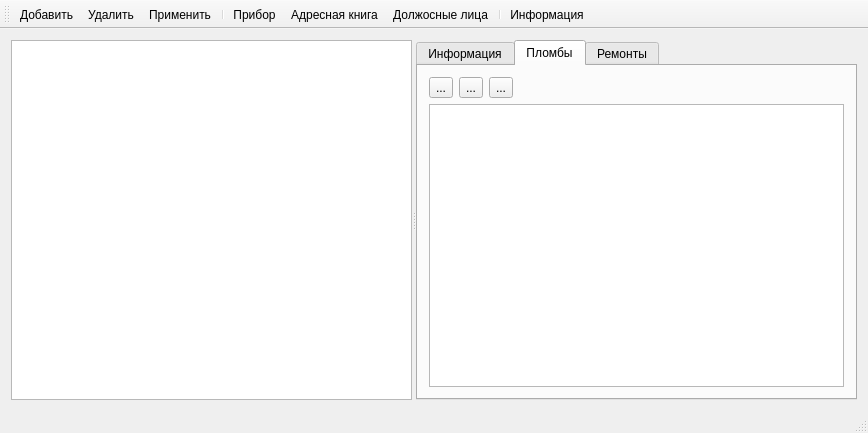
<?xml version="1.0" encoding="UTF-8"?>
<ui version="4.0">
 <class>MainWindow</class>
 <widget class="QMainWindow" name="MainWindow">
  <property name="geometry">
   <rect>
    <x>0</x>
    <y>0</y>
    <width>868</width>
    <height>433</height>
   </rect>
  </property>
  <property name="windowTitle">
   <string>EKSerial™</string>
  </property>
  <property name="windowIcon">
   <iconset resource="res.qrc">
    <normaloff>:/images/images/png/24x24/Table.png</normaloff>:/images/images/png/24x24/Table.png</iconset>
  </property>
  <widget class="QWidget" name="centralWidget">
   <layout class="QVBoxLayout" name="verticalLayout">
    <item>
     <widget class="QSplitter" name="splitter">
      <property name="orientation">
       <enum>Qt::Horizontal</enum>
      </property>
      <widget class="QTableView" name="tableView">
       <property name="sizePolicy">
        <sizepolicy hsizetype="Expanding" vsizetype="Expanding">
         <horstretch>0</horstretch>
         <verstretch>0</verstretch>
        </sizepolicy>
       </property>
       <property name="baseSize">
        <size>
         <width>0</width>
         <height>0</height>
        </size>
       </property>
      </widget>
      <widget class="QTabWidget" name="tabWidget">
       <property name="currentIndex">
        <number>1</number>
       </property>
       <widget class="QWidget" name="tab">
        <attribute name="title">
         <string>Информация</string>
        </attribute>
       </widget>
       <widget class="QWidget" name="tab_2">
        <attribute name="title">
         <string>Пломбы</string>
        </attribute>
        <layout class="QVBoxLayout" name="verticalLayout_2">
         <item>
          <layout class="QGridLayout" name="gridLayout">
           <item row="0" column="0">
            <widget class="QToolButton" name="toolButton">
             <property name="text">
              <string>...</string>
             </property>
             <property name="icon">
              <iconset resource="res.qrc">
               <normaloff>:/images/images/png/24x24/Add.png</normaloff>:/images/images/png/24x24/Add.png</iconset>
             </property>
            </widget>
           </item>
           <item row="1" column="0" colspan="4">
            <widget class="QTableView" name="tableViewStamp"/>
           </item>
           <item row="0" column="1">
            <widget class="QToolButton" name="toolButton_2">
             <property name="text">
              <string>...</string>
             </property>
             <property name="icon">
              <iconset resource="res.qrc">
               <normaloff>:/images/images/png/24x24/Delete.png</normaloff>:/images/images/png/24x24/Delete.png</iconset>
             </property>
            </widget>
           </item>
           <item row="0" column="2">
            <widget class="QToolButton" name="toolButton_3">
             <property name="text">
              <string>...</string>
             </property>
             <property name="icon">
              <iconset resource="res.qrc">
               <normaloff>:/images/images/png/24x24/Apply.png</normaloff>:/images/images/png/24x24/Apply.png</iconset>
             </property>
            </widget>
           </item>
          </layout>
         </item>
        </layout>
       </widget>
       <widget class="QWidget" name="tab_3">
        <attribute name="title">
         <string>Ремонты</string>
        </attribute>
       </widget>
      </widget>
     </widget>
    </item>
   </layout>
  </widget>
  <widget class="QMenuBar" name="menuBar">
   <property name="geometry">
    <rect>
     <x>0</x>
     <y>0</y>
     <width>868</width>
     <height>21</height>
    </rect>
   </property>
  </widget>
  <widget class="QToolBar" name="mainToolBar">
   <attribute name="toolBarArea">
    <enum>TopToolBarArea</enum>
   </attribute>
   <attribute name="toolBarBreak">
    <bool>false</bool>
   </attribute>
   <addaction name="action"/>
   <addaction name="action_3"/>
   <addaction name="action_8"/>
   <addaction name="separator"/>
   <addaction name="action_4"/>
   <addaction name="action_6"/>
   <addaction name="action_7"/>
   <addaction name="separator"/>
   <addaction name="action_9"/>
  </widget>
  <widget class="QStatusBar" name="statusBar"/>
  <action name="action">
   <property name="icon">
    <iconset resource="res.qrc">
     <normaloff>:/images/images/png/24x24/Create.png</normaloff>:/images/images/png/24x24/Create.png</iconset>
   </property>
   <property name="text">
    <string>Добавить</string>
   </property>
   <property name="shortcut">
    <string>Ctrl+N</string>
   </property>
  </action>
  <action name="action_2">
   <property name="enabled">
    <bool>true</bool>
   </property>
   <property name="icon">
    <iconset resource="res.qrc">
     <normaloff>:/images/images/png/24x24/Modify.png</normaloff>:/images/images/png/24x24/Modify.png</iconset>
   </property>
   <property name="text">
    <string>Редактировать</string>
   </property>
   <property name="shortcut">
    <string>Ctrl+E</string>
   </property>
  </action>
  <action name="action_3">
   <property name="icon">
    <iconset resource="res.qrc">
     <normaloff>:/images/images/png/24x24/Delete.png</normaloff>:/images/images/png/24x24/Delete.png</iconset>
   </property>
   <property name="text">
    <string>Удалить</string>
   </property>
   <property name="shortcut">
    <string>Del</string>
   </property>
  </action>
  <action name="action_4">
   <property name="icon">
    <iconset resource="res.qrc">
     <normaloff>:/images/images/png/24x24/Hard disk.png</normaloff>:/images/images/png/24x24/Hard disk.png</iconset>
   </property>
   <property name="text">
    <string>Прибор</string>
   </property>
   <property name="shortcut">
    <string>Ctrl+D</string>
   </property>
  </action>
  <action name="action_5">
   <property name="icon">
    <iconset resource="res.qrc">
     <normaloff>:/images/images/png/24x24/Print.png</normaloff>:/images/images/png/24x24/Print.png</iconset>
   </property>
   <property name="text">
    <string>Печать</string>
   </property>
  </action>
  <action name="action_6">
   <property name="icon">
    <iconset resource="res.qrc">
     <normaloff>:/images/images/png/24x24/Address book.png</normaloff>:/images/images/png/24x24/Address book.png</iconset>
   </property>
   <property name="text">
    <string>Адресная книга</string>
   </property>
  </action>
  <action name="action_7">
   <property name="icon">
    <iconset resource="res.qrc">
     <normaloff>:/images/images/png/24x24/Boss.png</normaloff>:/images/images/png/24x24/Boss.png</iconset>
   </property>
   <property name="text">
    <string>Должосные лица</string>
   </property>
  </action>
  <action name="action_8">
   <property name="icon">
    <iconset resource="res.qrc">
     <normaloff>:/images/images/png/24x24/Apply.png</normaloff>:/images/images/png/24x24/Apply.png</iconset>
   </property>
   <property name="text">
    <string>Применить</string>
   </property>
  </action>
  <action name="action_9">
   <property name="checkable">
    <bool>true</bool>
   </property>
   <property name="icon">
    <iconset resource="res.qrc">
     <normaloff>:/images/images/png/24x24/Info.png</normaloff>:/images/images/png/24x24/Info.png</iconset>
   </property>
   <property name="text">
    <string>Информация</string>
   </property>
  </action>
 </widget>
 <layoutdefault spacing="6" margin="11"/>
 <resources>
  <include location="res.qrc"/>
 </resources>
 <connections/>
</ui>
